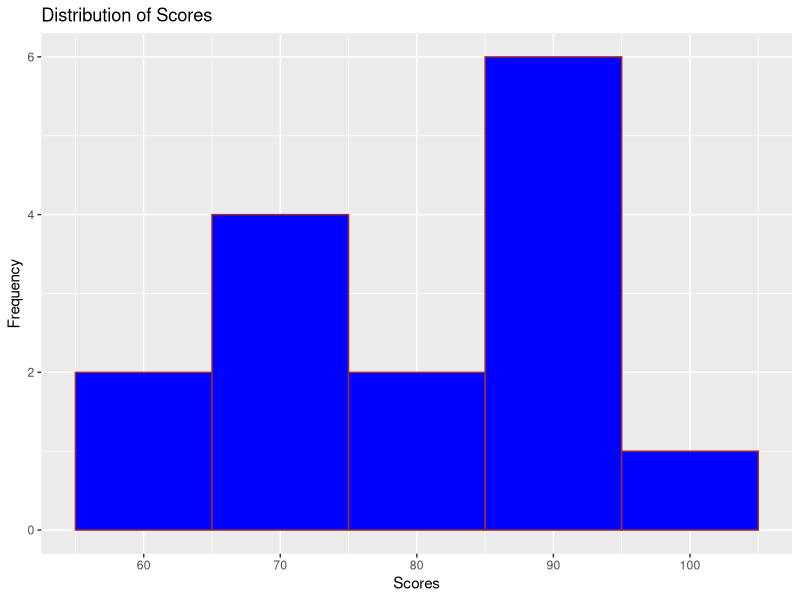
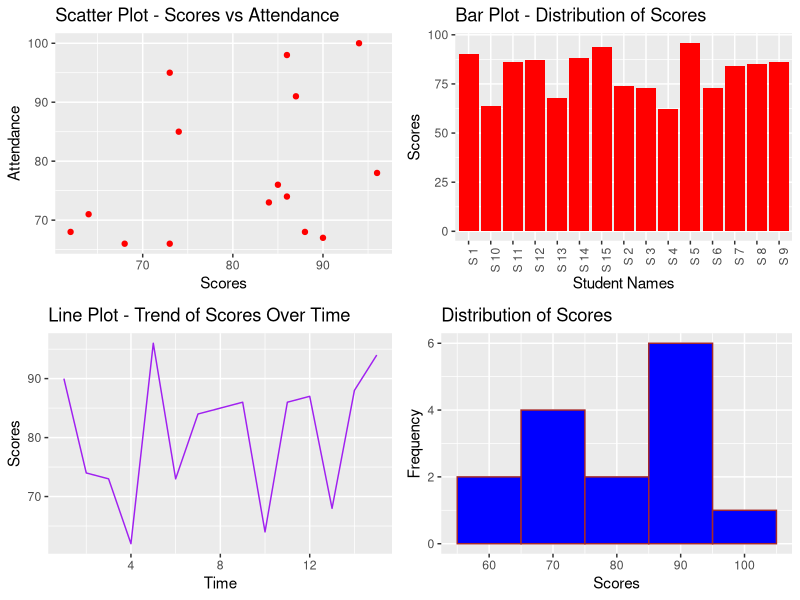

Here is the R script that generated these plots, in order:
# You are a data analyst tasked with analyzing and visualizing a dataset.
# The dataset contains information about student performance in a
# course. You need to create a program that generates various types
# of plots to help understand and present the data effectively. Write a
# program that performs data analysis and generates visualizations for
# a given dataset.
# The program should:
# • Load the necessary libraries (ggplot2).
# • Prepare example data with columnsforstudent names,scores,
# and attendance percentages.
# Perform the following tasks:
# [1] Create a scatter plot to visualize the relationship between
# scores and attendancepercentages.
# [2] Generate a bar plot to show the distribution of scores among
# different students.
# [3] Create a line plot to display the trend of scores over time
# (assuming different students' scores were collected at
# different time intervals).
# [4] Generate a histogram to visualize the distribution of scores.
# • Customize the appearance of each plot, such as color, labels,
# and titles.
# • Arrange the plots in a way that they are easy to compare and
# understand.

# • Provide appropriate titles for each plot and the axes.

# Note: The student data created for visualization should be uniquely
# created with respect to the number of students, names , scores,
# column names by each one of you.
library(ggplot2)
library(gridExtra)
set.seed(123)
num_students <- 15
students <- data.frame(
  Name = paste("S", 1:num_students),
  Scores = sample(60:100, num_students, replace = TRUE),
  Attendance = sample(60:100, num_students, replace = TRUE)
)

scatter_plot <- ggplot(students, aes(x = Scores, y = Attendance)) +
  geom_point(color = "red") +
  labs(title = "Scatter Plot - Scores vs Attendance", x = "Scores", y = "Attendance")

students$Time <- seq_len(num_students)
line_plot <- ggplot(students, aes(x = Time, y = Scores, group = 1)) +
  geom_line(color = "purple") +
  labs(title = "Line Plot - Trend of Scores Over Time", x = "Time", y = "Scores")

bar_plot <- ggplot(students, aes(x = Name, y = Scores)) +
 geom_bar(stat="identity",fill="red")+
  theme(axis.text.x = element_text(angle = 90, hjust = 1)) +
  labs(title = "Bar Plot - Distribution of Scores", x = "Student Names", y = "Scores")


histogram_plot <- ggplot(students, aes(x = Scores)) +
  geom_histogram(binwidth = 10, color = "brown", fill = "blue") +
  labs(title = "Distribution of Scores", x = "Scores", y = "Frequency")

print(histogram_plot)

grid.arrange(scatter_plot, bar_plot, line_plot, histogram_plot, nrow=2)
